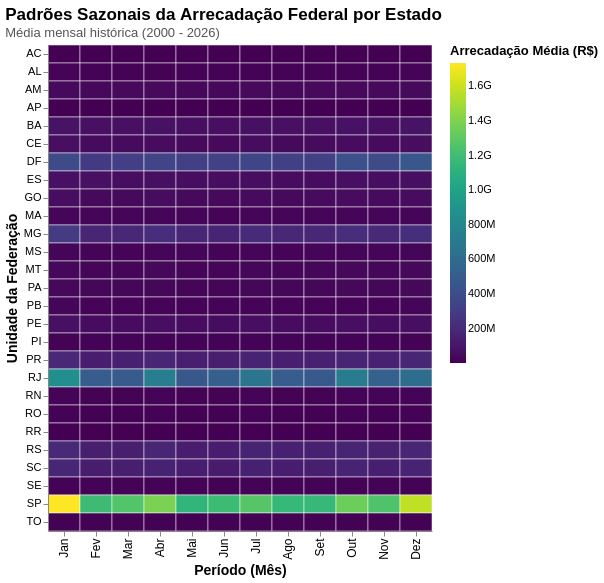

The cell this chart's notebook holds for it:
### Markdown cell above
### $\S 3.3. \,$ Mapa de Calor: Sazonalidade por Estado

### Code cell
# Agregar por UF e Mês (média da arrecadação ao longo de todos os anos)
heat_data = df_melt.groupby(['UF', 'Mês_Num'])['Valor'].mean().reset_index()

# Criar coluna com nome do mês para tooltip
month_labels = ['Jan','Fev','Mar','Abr','Mai','Jun','Jul','Ago','Set','Out','Nov','Dez']
heat_data['Mês_Nome'] = heat_data['Mês_Num'].map(lambda x: month_labels[int(x)-1])

# Ordenação correta dos meses
month_order = ['01','02','03','04','05','06','07','08','09','10','11','12']

# Heatmap
heatmap = alt.Chart(heat_data).mark_rect(
    stroke='white',      # Borda branca entre as células para melhor distinção
    strokeWidth=0.5
).encode(
    # Eixo X (Meses)
    x=alt.X(
        'Mês_Num:O', 
        title='Período (Mês)',
        sort=month_order,
        axis=alt.Axis(
            labelExpr="['Jan','Fev','Mar','Abr','Mai','Jun','Jul','Ago','Set','Out','Nov','Dez'][datum.value - 1]",
            titleFontSize=14,
            labelFontSize=12,
            grid=False
        )
    ),
    
    # Eixo Y (Estados)
    y=alt.Y(
        'UF:N', 
        title='Unidade da Federação',
        axis=alt.Axis(
            titleFontSize=14,
            labelFontSize=11,
            grid=False
        )
    ),
    
    # Cores amigáveis
    color=alt.Color(
        'Valor:Q',
        scale=alt.Scale(
            scheme='viridis',      # Paleta sequencial perceptualmente uniforme
            reverse=False          # Mais claro = maior, mais escuro = menor
        ),
        legend=alt.Legend(
            title='Arrecadação\nMédia (R$)',
            format='.2s',
            titleFontSize=13,
            labelFontSize=11,
            orient='right',
            gradientLength=300
        )
    ),
    
    # Tooltip
    tooltip=[
        alt.Tooltip('UF:N', title='Estado'),
        alt.Tooltip('Mês_Nome:N', title='Mês'),   # Nome do mês
        alt.Tooltip('Valor:Q', title='Média (R$)', format='$.2s')
    ]
).properties(
    title=alt.TitleParams(
        text='Padrões Sazonais da Arrecadação Federal por Estado',
        subtitle='Média mensal histórica (2000 - 2026)',
        fontSize=17,
        subtitleFontSize=13,
        subtitleColor='#555555',
        anchor='start'
    ),
    width=alt.Step(32),   # Largura fixa por coluna (mês)
    height=alt.Step(18)   # Altura fixa por linha (estado)
).configure_view(
    strokeWidth=0         # Remove a borda externa do gráfico
).interactive()

heatmap.show()
heatmap.save("visualizations/heatmap--sazonalidade-arrecadacao-por-estado.png")

### Figure 1 — Vega-Lite specification as saved in the notebook (floating-point values rounded to 4 significant figures; data arrays with more than 128 entries replaced by an {"elided": "..."} marker saying what was removed)
{"usermeta": {"embedOptions": {"theme": "fivethirtyeight"}}, "config": {"view": {"continuousWidth": 300, "continuousHeight": 300, "strokeWidth": 0}}, "data": {"name": "data-3aa1444e04fecfa5ae1055f291f61f23"}, "mark": {"type": "rect", "stroke": "white", "strokeWidth": 0.5}, "encoding": {"color": {"field": "Valor", "legend": {"format": ".2s", "gradientLength": 300, "labelFontSize": 11, "orient": "right", "title": "Arrecadação\nMédia (R$)", "titleFontSize": 13}, "scale": {"reverse": false, "scheme": "viridis"}, "type": "quantitative"}, "tooltip": [{"field": "UF", "title": "Estado", "type": "nominal"}, {"field": "Mês_Nome", "title": "Mês", "type": "nominal"}, {"field": "Valor", "format": "$.2s", "title": "Média (R$)", "type": "quantitative"}], "x": {"axis": {"grid": false, "labelExpr": "['Jan','Fev','Mar','Abr','Mai','Jun','Jul','Ago','Set','Out','Nov','Dez'][datum.value - 1]", "labelFontSize": 12, "titleFontSize": 14}, "field": "Mês_Num", "sort": ["01", "02", "03", "04", "05", "06", "07", "08", "09", "10", "11", "12"], "title": "Período (Mês)", "type": "ordinal"}, "y": {"axis": {"grid": false, "labelFontSize": 11, "titleFontSize": 14}, "field": "UF", "title": "Unidade da Federação", "type": "nominal"}}, "height": {"step": 18}, "params": [{"name": "param_1e9efca18e7a2868", "select": {"type": "interval", "encodings": ["x", "y"]}, "bind": "scales"}], "title": {"text": "Padrões Sazonais da Arrecadação Federal por Estado", "anchor": "start", "fontSize": 17, "subtitle": "Média mensal histórica (2000 - 2026)", "subtitleColor": "#555555", "subtitleFontSize": 13}, "width": {"step": 32}, "$schema": "https://vega.github.io/schema/vega-lite/v6.1.0.json", "datasets": {"data-3aa1444e04fecfa5ae1055f291f61f23": {"elided": "324 records"}}}
